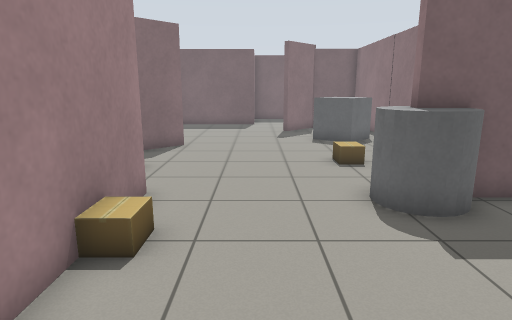
[1] (above)

16 first-person views from a walk through a world built for the Gazebo simulator. The camera is 1.2 m above the floor, tilts 12° down and sees 75° across. The floor is counted in squares, 0.5 m on a side. Each view is taken from the middle of a square. On the plan, view 1 faces up. The plan holds only what a view shows up to about 19 squares ahead; the rest is blank. The place goes on beyond the plan. Simple patterns stand in for the simulator's built-in surfaces.

[2]
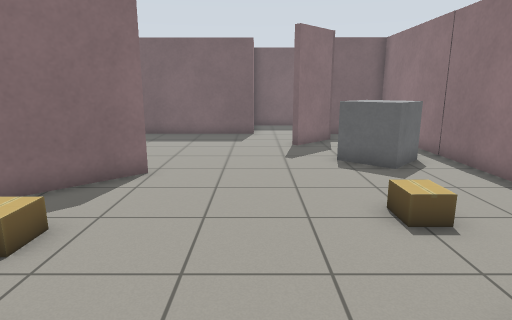

[3]
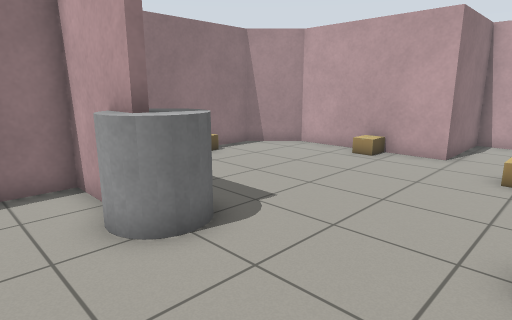

[4]
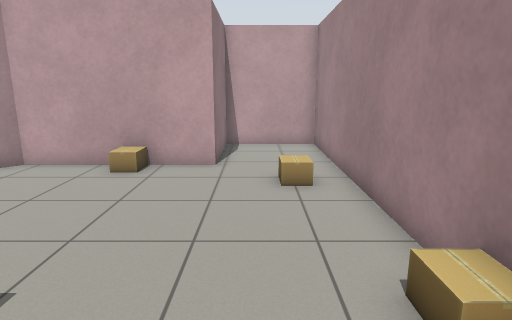

[5]
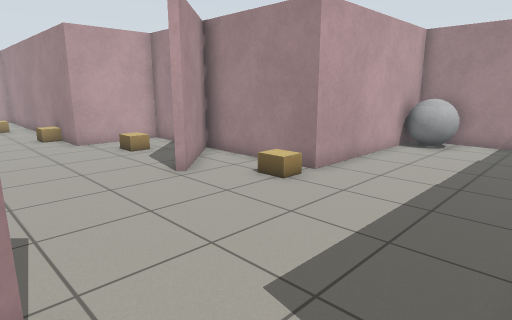

[6]
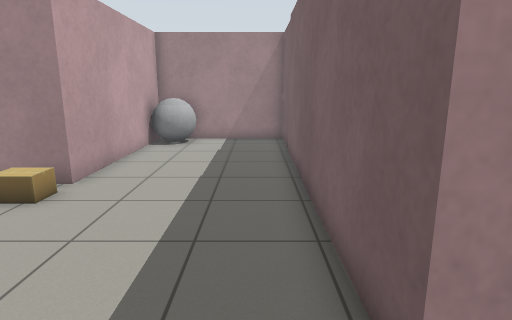

[7]
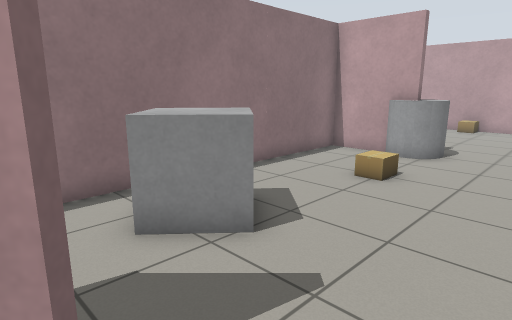

[8]
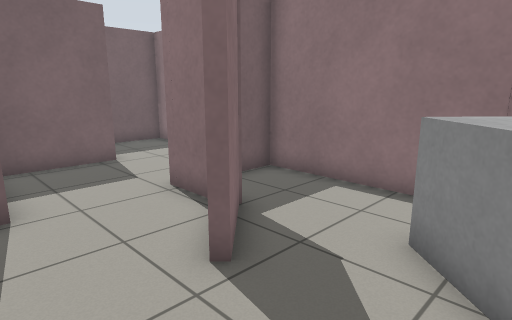

[9]
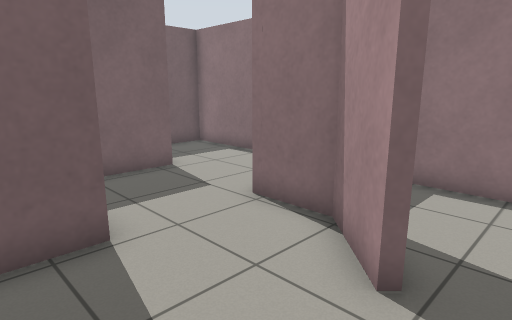

[10]
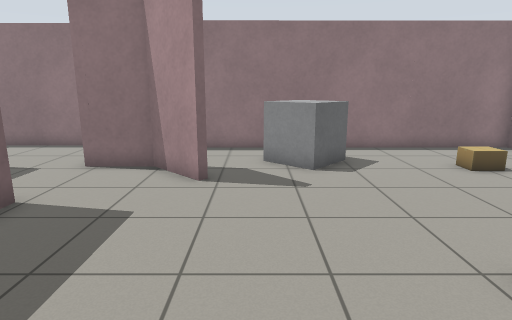

[11]
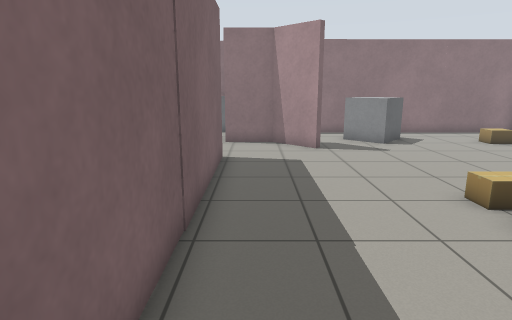

[12]
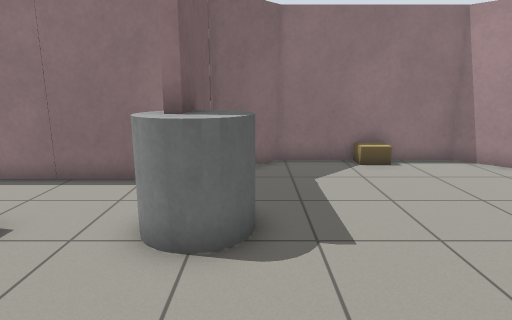

[13]
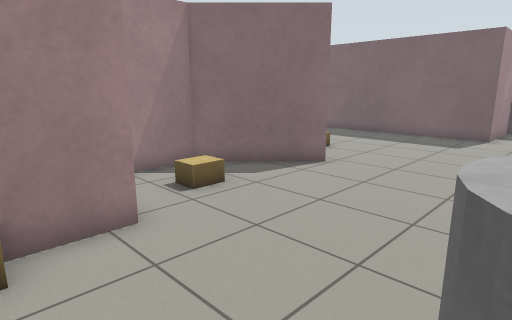

[14]
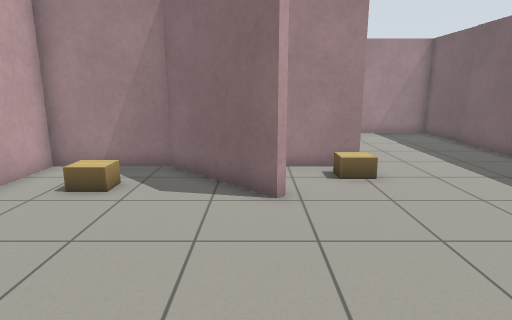

[15]
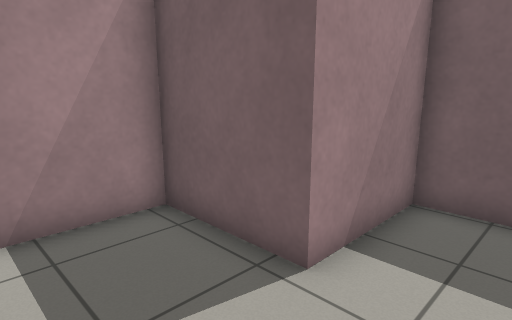

[16]
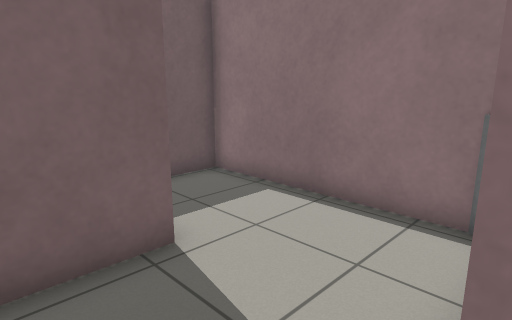

### Floor plan
Points are (right, up) in squares from view 1. A wall is a line through its corners. A room is listed if a view was taken in it or the views show most of it. See-through windows are left out.
Room 1 (views 1, 2, 3, 4, 5, 6, 7, 8, 9, 10, 11, 12, 13, 14, 16)
walls: (-3.1, 14.5) (-6.3, 11.3) (-6.3, 7.6) (-2.6, 7.5) (-2.6, -6.7) (1.3, -6.7) (1.3, -2.5) (7.5, -2.5) (9.3, -0.7) (9.3, 5.2) (7.3, 7.2) (4.4, 7.2); (4.3, 7.5) (6.8, 7.5) (6.8, 23.2) (4, 23.2); (3.5, 21.1) (1.8, 19.4) (1.6, 19.5) (3.3, 21.2) (3.3, 23.4); (-0.1, 23.2) (-14.5, 23.2) (-14.5, 17.3) (-6.3, 17.3) (-6.3, 11.6) (-3.2, 14.7)
ways out: opening at (1.5, 23) to room 2; gap at (6, 16)
objects: grey ball (-13, 18) to (-12, 19); cardboard box (-5, 16) to (-5, 17); cardboard box (-4, 9) to (-4, 10); cardboard box (-2, 4) to (-2, 5); cardboard box (-1, -1) to (-1, 0); cardboard box (3, -2) to (4, -2); grey cylinder (3, 6) to (4, 8); cardboard box (3, 11) to (4, 12); grey box (3, 15) to (5, 18); cardboard box (9, 2)
Room 2 (view 15)
walls: (7.3, 24.4) (7.3, 31.1) (3.6, 31.1) (3.6, 27.4) (-0.1, 27.4) (-0.1, 23.2)
ways out: opening at (1.5, 23) to room 1
objects: grey cylinder (7, 24)

Positions as (right, up) in squares from view 1, and headings:
1: (0, 0), facing up
2: (0, 5), facing up
3: (-2, 10), facing down-right
4: (0, 8), facing down
5: (2, 23), facing down-left
6: (2, 22), facing left
7: (-1, 20), facing down-right
8: (-1, 16), facing up-right
9: (-2, 18), facing up-right
10: (-7, 18), facing right
11: (-12, 22), facing right
12: (-2, 6), facing right
13: (3, 5), facing up-left
14: (4, 14), facing left
15: (6, 24), facing up-left
16: (1, 23), facing up-right
